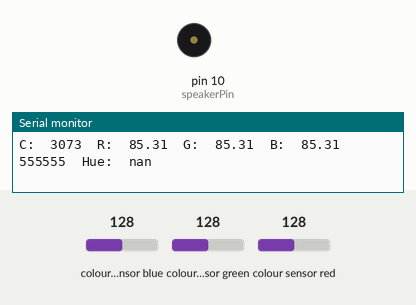
Recording of a sketch running on a simulated Arduino Uno, built with avr-gcc and run on an emulated ATmega328P. Parts: buzzer (waves = sounding), the last lines printed to the serial monitor. The inputs (shaded band) are chosen by the test bench; at power-on: colour sensor blue 128, colour sensor green 128, colour sensor red 128.

Above: at 1.2 s.
1.3 s: colour sensor blue set to 5
3.2 s: colour sensor green set to 221
5.1 s: colour sensor green set to 228
At 6.3 s:
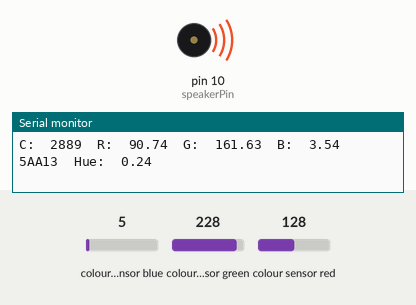
6.6 s: colour sensor red set to 53
8.5 s: colour sensor red set to 46
At 9.7 s:
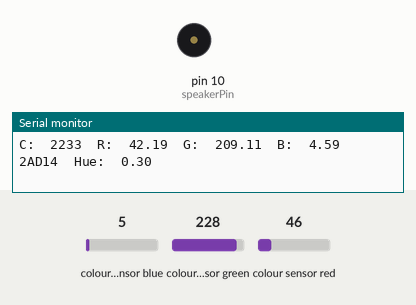
10.4 s: colour sensor red set to 128
At 11.8 s:
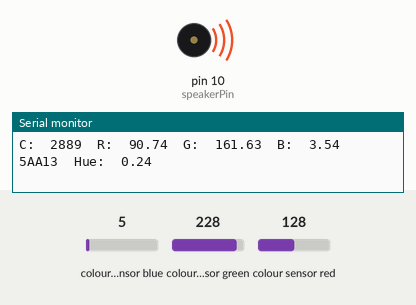
Timing chart, 0 to 13.4 s (numbered marks = the images above; inputs shaded):
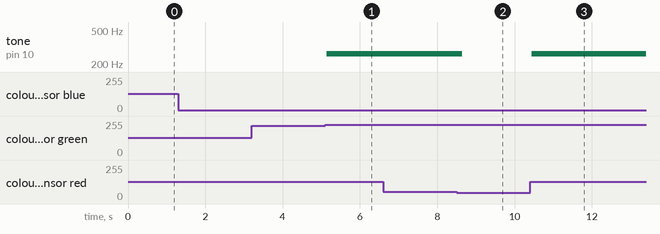

The sketch:

Color_ID_Hardcoded.ino
```cpp
#include <Wire.h>
#include "Adafruit_TCS34725.h"

//Chosing the pins for the colors
#define redpin 3
#define greenpin 5
#define bluepin 6

// set to false if using a common cathode LED
// For an anode pin, connect to +5V
// For cathode pin, connect the CMN to ground.
#define commonAnode true

//Chosing pin for the buzzer
#define speakerPin 10

//Two lines from "colorview" code from RGB sensor
//Assumed purpose is to interpret/convert to HEX; not too sure.
byte gammatable[256];
Adafruit_TCS34725 tcs = Adafruit_TCS34725(TCS34725_INTEGRATIONTIME_50MS, TCS34725_GAIN_4X);


void setup() {

  //Set up for the buzzer starts here
  pinMode(speakerPin, OUTPUT);
  //Set the output pin for the speaker

  //Set up for RGB sensor starts here
  Serial.begin(9600);
  Serial.println("Color View Test!");

  if (tcs.begin()) {
    Serial.println("Found sensor");
  } else {
    Serial.println("No TCS34725 found ... check your connections");
    while (1); // halt!
  }

  //RGB LED outputs can be put here, but we don't have an RGB LED light yet.

  // turns on LED, set to TRUE to turn it off.
  tcs.setInterrupt(false);

// This creates our gamma table
// it helps convert RGB colors to what humans see
// Creates gamma values which is used for an LED light interpretation.
  for (int i=0; i<256; i++) {
    float x = i;
    x /= 255;
    x = pow(x, 2.5);
    x *= 255;

    if (commonAnode) {
      gammatable[i] = 255 - x;
    } else {
      gammatable[i] = x;
    }
    //Serial.println(gammatable[i]);
  }

}

void loop() {
  uint16_t clear, red, green, blue;

  // takes 50ms to read
  // uncomment to create "strobe" effect
  //delay(60);

  //Input from RGB sensor
  tcs.getRawData(&red, &green, &blue, &clear);

  /* THIS IS FOR THE GAMMA TABLE
     Creates the values that are 1000+ for visualization
  Serial.print("C:\t"); Serial.print(clear);
  Serial.print("\tR:\t"); Serial.print(red);
  Serial.print("\tG:\t"); Serial.print(green);
  Serial.print("\tB:\t"); Serial.print(blue);
  */

  // Calculates the HEX color codes
  uint32_t sum = clear;
  float r, g, b;
  r = red; r /= sum;
  g = green; g /= sum;
  b = blue; b /= sum;

  float hue, sat, val, max_rgb, min_rgb;

  max_rgb = max(r, g);
  max_rgb = max(max_rgb, b); // max_rgb is also value -- which is effectively brightness! use for different octaves
  min_rgb = min(r, g);
  min_rgb = min(min_rgb, b);


  if (max_rgb == r) {
    hue = ((g - b)/(max_rgb - min_rgb))/6;
  }
  else if (max_rgb == g) {
    hue = ((b - r)/(max_rgb - min_rgb)+2)/6;
  }
  else {
    hue = ((r - g)/(max_rgb - min_rgb)+4)/6;
  }
  if (hue < 0) {
    hue += 1;
  }

   r *= 256; g *= 256; b *= 256;

  //Displays color values in serial monitor
  Serial.print("C:\t"); Serial.print(clear);
  Serial.print("\tR:\t"); Serial.print(r);
  Serial.print("\tG:\t"); Serial.print(g);
  Serial.print("\tB:\t"); Serial.print(b);
  Serial.print("\t");
  Serial.print((int)r, HEX); Serial.print((int)g, HEX); Serial.print((int)b, HEX);
  Serial.print("\tHue:\t"); Serial.print(hue);
  Serial.println();

//Decision tree to decide pitches
if(clear < 1000) {
     //Very Red
     if (((hue >= 0.00) && (hue <= 0.02)) || (hue == 1.00))
     {
         //RED
         play('g', 1);
     }
}
else if ((clear > 1000) && (clear < 3500)) {
     if ((hue >= 0.01) && (hue <= 0.02))
     {
        //ORANGE
        play('a', 1);
     }
     else if ((hue >= 0.10) && (hue <= 0.13))
     {
        //YELLOW
        play('b', 1);
     }
     else if ((hue >= 0.24) && (hue <= 0.30))
     {
        //LIGHT GREEN
        play('C', 1);
     }
     else if ((hue >= 0.38) && (hue <= 0.46))
     {
        //DARK GREEN
        play('D', 1);
     }
     else if ((hue >= 0.55) && (hue <= 0.56))
     {
        //LIGHT BLUE
        play('E', 1);
     }
     else if (((hue >= 0.58) && (hue <= 0.61)))
     {
          //PURPLE
          play('G', 1);
     }
     else if ((hue >= 0.57) && (hue <= 0.58))
     {
          //DARK BLUE
          play('F', 1);
     }
    // else if ((hue >= 0.62) && (hue <= 0.70))
    // {
        //PURPLE
      //  play('G', 1);
     //}
     else if ((hue >= 0.97) && (hue <= 0.98))
     {
        //MAGENTA
        play('B', 1);
     }
     else if ((hue >= 0.06) && (hue <= 0.08))
     {
        //BROWN
        play(' ', 1);
     }
}
else if ((clear >= 3500) && (clear < 13000))
{
     if ((hue >= 0.01) && (hue <= 0.02))
     {
        //ORANGE
        play('a', 1);
     }
     else if ((hue >= 0.10) && (hue <= 0.13))
     {
        //YELLOW
        play('b', 1);
     }
     else if ((hue >= 0.53) && (hue <= 0.56))
     {
        //LIGHT BLUE
        play('E', 1);
     }
}
else if(clear > 13000)
{
     if ((hue >= 0.53) && (hue <= 0.56))
     {
        //LIGHT BLUE
        play('E', 1);
     }
     else{
     //WHITE
     play('A',1);
     }
}

}


void play( char note, int beats)
{
  int numNotes = 14;  // number of notes in our note and frequency array (there are 15 values, but arrays start at 0)

  //Note: these notes are C major (there are no sharps or flats)

  //this array is used to look up the notes
  char notes[] = { 'c', 'd', 'e', 'f', 'g', 'a', 'b', 'C', 'D', 'E', 'F', 'G', 'A', 'B', ' '};
  //this array matches frequencies with each letter (e.g. the 4th note is 'f', the 4th frequency is 175)
  int frequencies[] = {131, 147, 165, 175, 196, 220, 247, 262, 294, 330, 349, 392, 440, 494, 0};

  int currentFrequency = 0;    //the frequency that we find when we look up a frequency in the arrays
  int beatLength = 150;   //the length of one beat (changing this will speed up or slow down the tempo of the song)

  //look up the frequency that corresponds to the note
  for (int i = 0; i < numNotes; i++)  // check each value in notes from 0 to 14
  {
    if (notes[i] == note)             // does the letter passed to the play function match the letter in the array?
    {
      currentFrequency = frequencies[i];   // Yes! Set the current frequency to match that note
    }
  }

  //play the frequency that matched our letter for the number of beats passed to the play function
  tone(speakerPin, currentFrequency, beats * beatLength);
  //wait for the length of the tone so that it has time to play
  //a little delay between the notes makes the song sound more natural
}
```

Measured:
- the behaviour switches between 224 and 225 on colour sensor green (found by bisection; images 0 and 1)
- the behaviour switches between 50 and 49 on colour sensor red (found by bisection; images 1 and 2)
- after the input at 5.1 s, tone on pin 10 (speakerPin): silent → 262 Hz at once
- after the input at 8.5 s, tone on pin 10 (speakerPin): 262 Hz → silent after 0.15 s
- after the input at 10.4 s, tone on pin 10 (speakerPin): silent → 262 Hz at once
